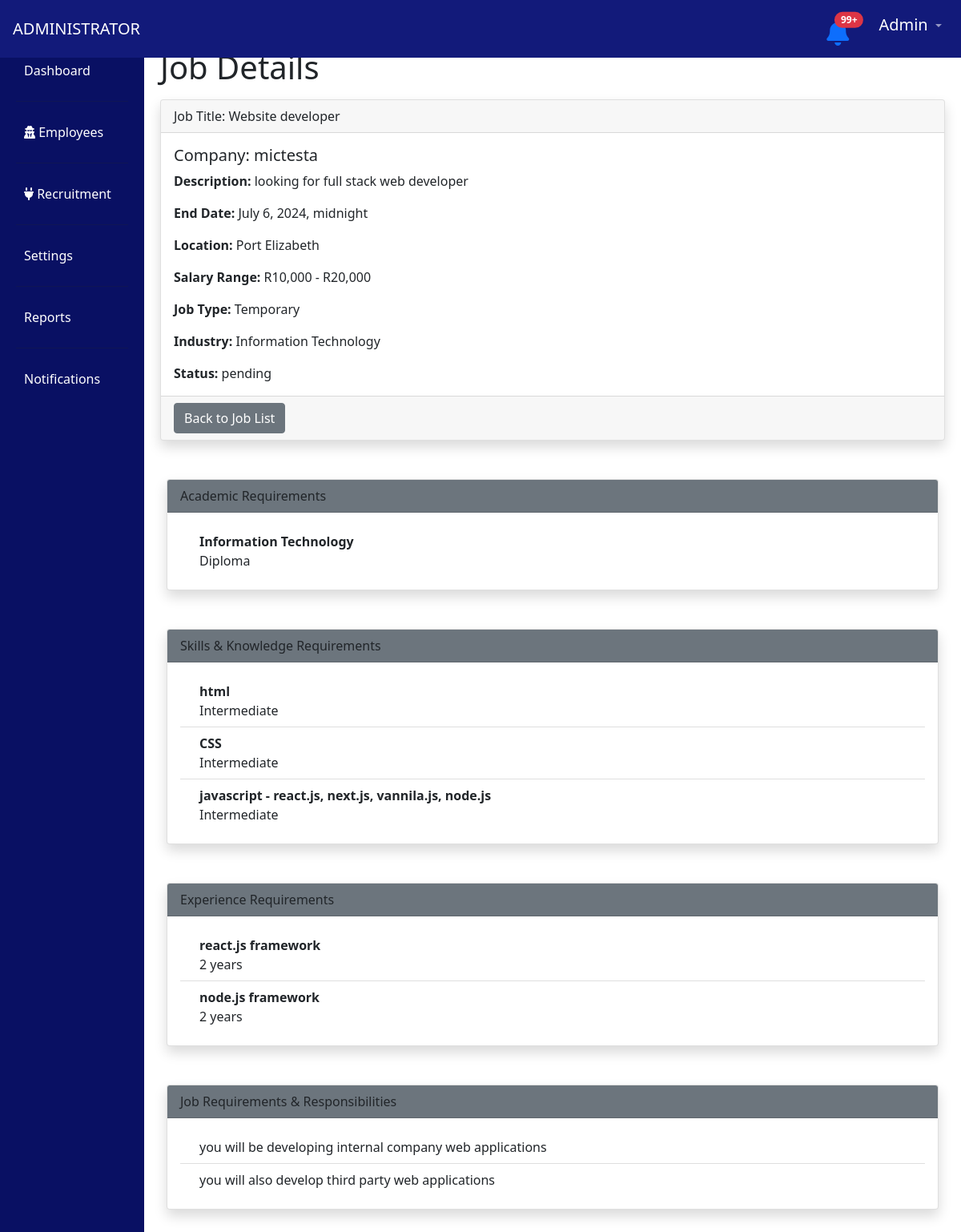
Screenshot of /dashboard/job_details/4/ (signed in) with the database file from the repository.
### profiles/models.py (models this page shows)
class StaffProfile(models.Model):
	user = models.OneToOneField(User, on_delete=models.CASCADE)
	job_title = models.CharField(max_length=100,null=True )
	department = models.CharField(max_length=6,null=True )
	salary = models.CharField(max_length=225,null=True )
	hire_date = models.DateTimeField(auto_now_add=True)
	phone = models.CharField(max_length=6,null=True )
	idnumber =  models.CharField(max_length=13,null=False )
	gender = models.CharField(max_length=6,null=False )
	age = models.CharField(max_length=6,null=False )
	dob = models.CharField(max_length=6,null=False )

### jobs/models.py (models this page shows, shortened)
class JobPost(models.Model):
    user = models.ForeignKey(User, on_delete=models.CASCADE)
    title = models.CharField(max_length=225, unique=False, null=False)
    description = models.TextField(null=False)
    start_date = models.DateTimeField(auto_now_add=True)
    end_date = models.DateTimeField(null=False)
    location = models.CharField(max_length=225, unique=False, null=False)
    salary_range = models.CharField(max_length=100, null=True)  # Added field for salary range
    job_type = models.CharField(max_length=50, null=False, default='Full-time')  # Added field for job type
    industry = models.CharField(max_length=100, null=True)  # Added field for industry
    company_name = models.CharField(max_length=225, null=True)  # Added field for company name
    status = models.CharField(max_length=20, null=False, default="waiting")
    is_complete = models.BooleanField(null=False, default=False)
    is_approved = models.BooleanField(null=False, default=False)

class Academic(models.Model):
    job_post = models.ForeignKey(JobPost, on_delete=models.CASCADE, related_name='educations')
    level = models.CharField(max_length=225, unique=False, null=False)
    qualification = models.CharField(max_length=225, unique=False, null=False)

class Skill(models.Model):
    job_post = models.ForeignKey(JobPost, on_delete=models.CASCADE,  related_name='skills')
    name = models.CharField(max_length=225, unique=False, null=False)
    LEVEL_CHOICES = [
        ('Beginner', 'Beginner'),
        ('Intermediate', 'Intermediate'),
        ('Advanced', 'Advanced')
    ]
    level = models.CharField(max_length=50, choices=LEVEL_CHOICES, null=False)

class Experience(models.Model):
    job_post = models.ForeignKey(JobPost, on_delete=models.CASCADE, related_name='experiences')
    name = models.CharField(max_length=225, unique=False, null=False)
    duration = models.CharField(max_length=40, unique=False, null=False)

class Requirement(models.Model):
    job_post = models.ForeignKey(JobPost, on_delete=models.CASCADE, related_name='requirements')
    description = models.CharField(max_length=225, unique=False, null=False)

### dashboard/views.py (the view)
# urls.py: path('job_details/<jobID>/', views.job_details, name="dashboard.job_details"),
@csrf_protect
def job_details(request, jobID):
	if request.user.is_authenticated:
		try:
			job = JobPost.objects.get(id=int(jobID))
			return render(request,'detailed_job.html',{'job':job})
		except Exception as e:
			return HttpResponse(f"<h1> Sever Error : Job not Found : {e}</h1>")
	else:
		return redirect('render_auth_page')

### dashboard/templates/detailed_job.html (shortened to what this page needs)
{% extends 'dashboard_base.html' %}
{% block head %} Job Details {% endblock %}
{% block content %}
<div class="job-details-container">
  <div class="card shadow  mb-5 bg-body rounded">
    <div class="card-header">
      Job Title: <span id="jobTitle">{{job.title}}</span>
    </div>
    <div class="card-body">
      <h5 class="card-title">Company: <span id="companyName">{{job.company_name}}</span></h5>
      <p class="card-text">
        <strong>Description:</strong> <span id="jobDescription">{{job.description}}</span>
      </p>
      <p class="card-text">
        <strong>End Date:</strong> <span id="endDate">{{job.end_date}}</span>
      </p>
      <p class="card-text">
        <strong>Location:</strong> <span id="location">{{job.location}}</span>
      </p>
      <p class="card-text">
        <strong>Salary Range:</strong> <span id="salaryRange">{{job.salary_range}}</span>
      </p>
      <p class="card-text">
        <strong>Job Type:</strong> <span id="jobType">{{job.job_type}}</span>
      </p>
      <p class="card-text">
        <strong>Industry:</strong> <span id="industry">{{job.industry}}</span>
      </p>
      <p class="card-text">
        <strong>Status:</strong> <span id="status">{{job.status}}</span>
      </p>
    </div>
    <div class="card-footer">
      <a href="{% url 'dashboard.view_jobs' %}" class="btn btn-secondary">Back to Job List</a>
    </div>
  </div>
  <div class="card m-2 shadow mb-5 bg-body rounded">
    <div class="card-header bg-secondary">
      Academic Requirements
    </div>
    <div class="card-body">
     <ul class="list-group list-group-flush">
                {% for education in job.educations.all %}
                <li class="list-group-item d-flex justify-content-between align-items-start">
                    <div class="ms-2 me-auto">
                      <div class="fw-bold">{{education.level}}</div>
                       {{education.qualification}}
                    </div>
                </li>
                {% endfor %}
              </ul>
    </div>
  </div>
  <div class="card m-2 shadow mb-5 bg-body rounded">
    <div class="card-header bg-secondary">
      Skills & Knowledge Requirements
    </div>
    <div class="card-body">
      <ul class="list-group list-group-flush">
                {% for skill in job.skills.all %}
                <li class="list-group-item d-flex justify-content-between align-items-start">
                    <div class="ms-2 me-auto">
                      <div class="fw-bold">{{skill.name}}</div>
                      {{skill.level}}
                    </div>
                </li>
                {% endfor %}
              </ul>
    </div>
  </div>
   <div class="card m-2 shadow mb-5 bg-body rounded">
    <div class="card-header bg-secondary">
      Experience Requirements
    </div>
    <div class="card-body">
    <ul class="list-group list-group-flush">
                {% for experience in job.experiences.all %}
                <li class="list-group-item d-flex justify-content-between align-items-start">
                    <div class="ms-2 me-auto">
                      <div class="fw-bold">{{experience.name}}</div>
                       {{experience.duration}}
                    </div>
                </li>
                {% endfor %}
              </ul>
    </div>
  </div>
  <div class="card m-2 shadow mb-5 bg-body rounded">
    <div class="card-header bg-secondary">
      Job Requirements & Responsibilities
    </div>
    <div class="card-body">
    <ul class="list-group list-group-flush">
              {% for requirement in job.requirements.all %}
              <li class="list-group-item d-flex justify-content-between align-items-start">
                  <div class="ms-2 me-auto">
                    {{requirement.description}}
                  </div>
              </li>
              {% endfor %}
            </ul>
    </div>
  </div>
</div>
{% endblock %}

### dashboard/templates/dashboard_base.html (shortened to what this page needs)
<!DOCTYPE html>
<html lang="en">
<head>
  <link href="https://stackpath.bootstrapcdn.com/bootstrap/4.5.2/css/bootstrap.min.css" rel="stylesheet">
  <link href="https://cdn.jsdelivr.net/npm/bootstrap@5.0.2/dist/css/bootstrap.min.css" rel="stylesheet">
  <link rel="stylesheet" href="https://cdnjs.cloudflare.com/ajax/libs/font-awesome/4.7.0/css/font-awesome.min.css">
  <link rel="stylesheet" href="https://cdnjs.cloudflare.com/ajax/libs/font-awesome/6.0.0-beta3/css/all.min.css">
 {% load static %}
</head>
<body>
  <nav class="navbar navbar-expand-lg navbar-dark ">
    <a class="navbar-brand" href="#">{{user.staffprofile.department}}</a>
    <div class="collapse navbar-collapse" id="navbarNav">
      <ul class="navbar-nav ml-auto">
        <li class="nav-item">
          <a class="nav-link" href="#">
            <a href="{% url 'dashboard.get_notifications'%}">
              <button type="button" class="btn btn-primaryn position-relative p-0 mr-4 mb-1">
               <i class="fas fa-bell fa-2x text-primary"  > </i>
                <span class="position-absolute top-0 start-100 translate-middle badge rounded-pill bg-danger ">
                  99+
                </span>
              </button>
            </a>
          </a>
        </li>
        <li class="nav-item dropdown">
          <a class="nav-link dropdown-toggle" href="#" id="navbarDropdown" role="button" data-toggle="dropdown" aria-haspopup="true" aria-expanded="false">
            <span class="text-white " style="font-size:20px;">{{user.first_name}} {{user.last_name}}</span>
          </a>
        </li>
      </ul>
    </div>
  </nav>
  <div class="sidebar">
    <h2 class="text-white">Dashboard</h2>
    <a href="#" data-toggle="collapse" data-target="#dashboardMenu" aria-expanded="false" aria-controls="dashboardMenu">
      Dashboard
    </a>
    <hr>
    <a href="#" data-toggle="collapse" data-target="#usersMenu" aria-expanded="false" aria-controls="usersMenu">
      <i class="fa fa-user-secret" aria-hidden="true"></i>
       Employees
    </a>
    <hr>
    <a href="#" data-toggle="collapse" data-target="#jobsMenu" aria-expanded="false" aria-controls="jobsMenu">
    <i class="fa fa-plug" aria-hidden="true"></i>  Recruitment
    </a>
    <hr>
    <a href="#" data-toggle="collapse" data-target="#settingsMenu" aria-expanded="false" aria-controls="settingsMenu">
      Settings
    </a>
    <hr>
    <a href="#" data-toggle="collapse" data-target="#reportsMenu" aria-expanded="false" aria-controls="reportsMenu">
      Reports
    </a>
    <hr>
    <a href="#" data-toggle="collapse" data-target="#notificationsMenu" aria-expanded="false" aria-controls="notificationsMenu">
      Notifications {% if noty %}<span class="badge bg-danger">{{noty}}</span>{% endif %}
    </a>
  </div>
  <div class="main-content">
    <div class="content">
      <div id="defaultPage" style="margin-top: 40px;">
        <h1>{% block head %} {% endblock %}</h1>
        {% block content %}
        {% endblock %}
      </div>
    </div>
  </div>
</body>
</html>

### rows the page displays
JobPost: title "Website developer", company_name "mictesta", description "looking for full stack web developer", end_date "July 6, 2024, midnight", location "Port Elizabeth", salary_range "R10,000 - R20,000", job_type "Temporary", industry "Information Technology", status "pending"
Academic: level "Information Technology", qualification "Diploma"
Skill: name "html", level "Intermediate"
Skill: name "CSS", level "Intermediate"
Skill: name "javascript - react.js, next.js, vannila.js, node.js", level "Intermediate"
Experience: name "react.js framework", duration "2 years"
Experience: name "node.js framework", duration "2 years"
Requirement: description "you will be developing internal company web applications"
Requirement: description "you will also develop third party web applications"

### other values shown
{{ user.staffprofile.department }} "ADMINISTRATOR"
{{ user.first_name }} "Admin"
